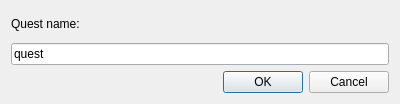
<?xml version="1.0" encoding="UTF-8"?>
<ui version="4.0">
 <class>QuestNameDialog</class>
 <widget class="QDialog" name="QuestNameDialog">
  <property name="geometry">
   <rect>
    <x>0</x>
    <y>0</y>
    <width>400</width>
    <height>104</height>
   </rect>
  </property>
  <property name="windowTitle">
   <string>Dialog</string>
  </property>
  <layout class="QGridLayout" name="gridLayout">
   <item row="0" column="0">
    <widget class="QLabel" name="label">
     <property name="text">
      <string>Quest name:</string>
     </property>
    </widget>
   </item>
   <item row="1" column="0">
    <widget class="QLineEdit" name="lineEdit">
     <property name="text">
      <string>quest</string>
     </property>
    </widget>
   </item>
   <item row="2" column="0">
    <widget class="QDialogButtonBox" name="buttonBox">
     <property name="orientation">
      <enum>Qt::Horizontal</enum>
     </property>
     <property name="standardButtons">
      <set>QDialogButtonBox::Cancel|QDialogButtonBox::Ok</set>
     </property>
    </widget>
   </item>
  </layout>
 </widget>
 <resources/>
 <connections>
  <connection>
   <sender>buttonBox</sender>
   <signal>accepted()</signal>
   <receiver>QuestNameDialog</receiver>
   <slot>accept()</slot>
   <hints>
    <hint type="sourcelabel">
     <x>248</x>
     <y>254</y>
    </hint>
    <hint type="destinationlabel">
     <x>157</x>
     <y>274</y>
    </hint>
   </hints>
  </connection>
  <connection>
   <sender>buttonBox</sender>
   <signal>rejected()</signal>
   <receiver>QuestNameDialog</receiver>
   <slot>reject()</slot>
   <hints>
    <hint type="sourcelabel">
     <x>316</x>
     <y>260</y>
    </hint>
    <hint type="destinationlabel">
     <x>286</x>
     <y>274</y>
    </hint>
   </hints>
  </connection>
 </connections>
</ui>
